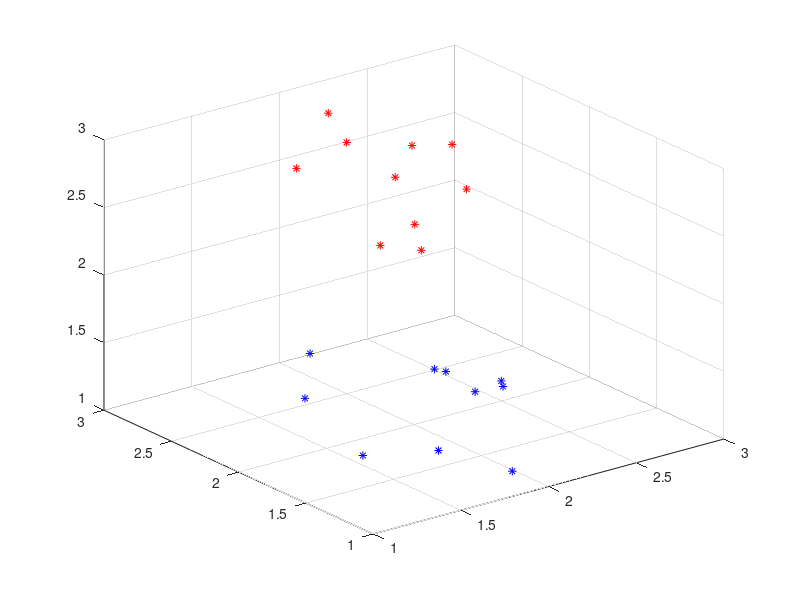
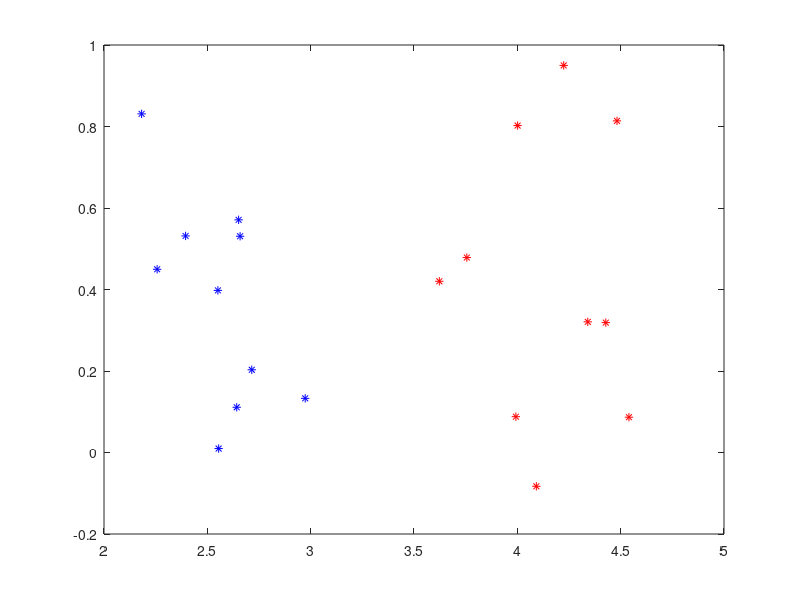
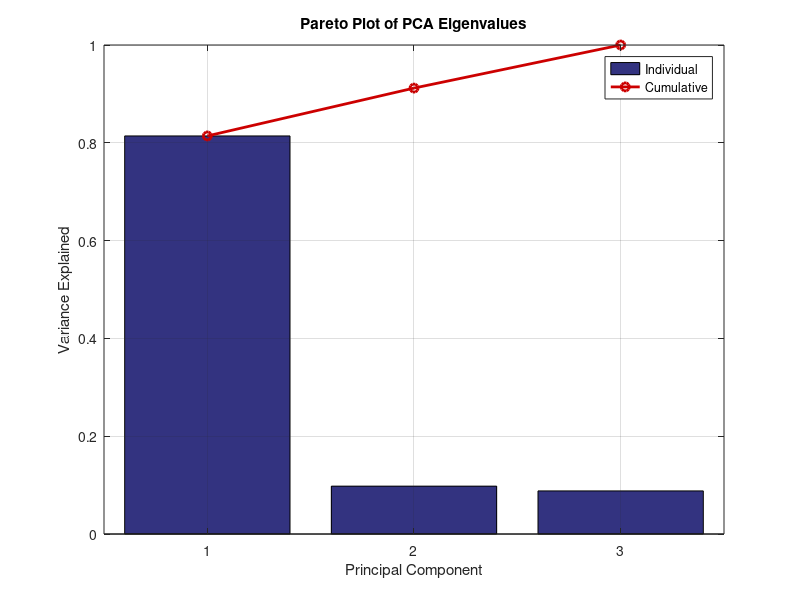

Write the MATLAB code that produced these figures, in order.
%{
PCA.m
Step-by-step implementation of Principal Component Analysis (PCA) on synthetic 
3D data. Includes 3D plotting of input data, mean-centering, scatter matrix 
computation, eigendecomposition, projection onto principal components, and a 
Pareto plot of explained variance.

By Juan B. Gutiérrez, Professor of Mathematics
University of Texas at San Antonio.

License: Creative Commons Attribution-ShareAlike 4.0 International (CC BY-SA 4.0)
%}

% Create two random sets
M1 = rand(10,3)+2;
M2 = -rand(10,3)+2;
M = [M1; M2]
figure(1); hold off
plot3(M(1:10,1),M(1:10,2),M(1:10,3), 'r*')
hold on
plot3(M(11:20,1),M(11:20,2),M(11:20,3), 'b*')
grid on

% The following three lines of code are the implementation of PCA

% Subtract the mean
N = M - mean(M);
% Compute scatter (~covariance)
S = N'*N;
% Compute eigenvectors & eigenvalues
[V,D] = eig(S);


figure(2); hold off
plot(M1*V(:,3), M1*V(:,2), 'r*')
hold on
plot(M2*V(:,3), M2*V(:,2), 'b*')

% Plot Pareto of eigenvalues
eigenvalues = diag(D);
[sorted_vals, idx] = sort(eigenvalues, 'descend');
normalized_vals = sorted_vals / sum(sorted_vals);
cumulative_vals = cumsum(normalized_vals);

figure(3); hold off
bar(normalized_vals, 'FaceColor', [0.2 0.2 0.5])
hold on
plot(cumulative_vals, '-o', 'Color', [0.8 0 0], 'LineWidth', 2)
grid on
title('Pareto Plot of PCA Eigenvalues')
xlabel('Principal Component')
ylabel('Variance Explained')
legend('Individual', 'Cumulative', 'Location', 'best')
